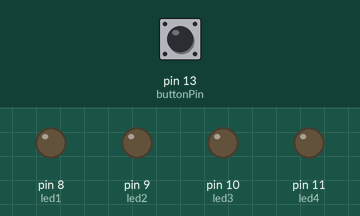
The sketch below on a simulated Arduino Uno, built with avr-gcc and run on an emulated ATmega328P. Parts: output pins drawn as LEDs (lit = HIGH). The inputs (shaded band) are chosen by the test bench; at power-on: pin 13 (buttonPin) LOW. What the sketch prints to the serial monitor is not drawn.

Above: at 1.2 s.
1.3 s: pin 13 (buttonPin) pulled HIGH for 0.15 s
At 1.39 s:
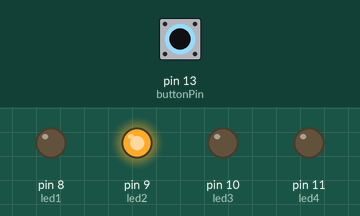
4.3 s: pin 13 (buttonPin) pulled HIGH for 1 s
At 4.47 s:
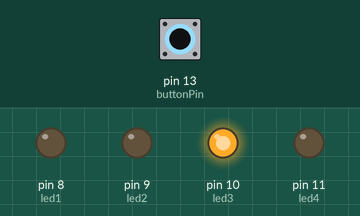
7.3 s: pin 13 (buttonPin) pulled HIGH for 3.2 s
At 9.7 s:
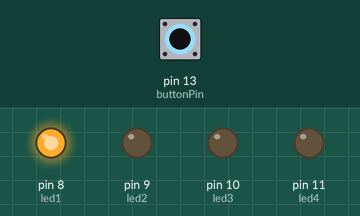
Timing chart, 0 to 13.6 s (numbered marks = the images above; inputs shaded):
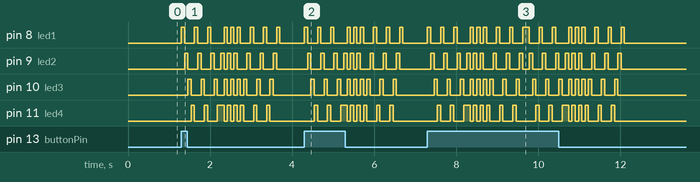

The sketch:

ButtonNLedsNKey.ino
```cpp
/*

 */

 uint8_t buf[8] = {
  0 }; 	/* Keyboard report buffer */


// constants won't change. They're used here to
// set pin numbers:
const int buttonPin = 13;     // the number of the pushbutton pin
const int led1 = 8;
const int led2 = 9;
const int led3 = 10;
const int led4 = 11;

// variables will change:
int buttonState = 0;         // variable for reading the pushbutton status

void setup() {

  Serial.begin(9600);//serial generation of the keyPress


  // initialize the LED pin as an output:
  pinMode(led1, OUTPUT);
  pinMode(led2, OUTPUT);
  pinMode(led3, OUTPUT);
  pinMode(led4, OUTPUT);
  // initialize the pushbutton pin as an input:
  pinMode(buttonPin, INPUT);
}

void loop(){
  // read the state of the pushbutton value:
  buttonState = digitalRead(buttonPin);

  // check if the pushbutton is pressed.
  // if it is, the buttonState is HIGH:
  if (buttonState == HIGH) {

  buf[2] = 22;	  // printa s haha
  Serial.write(buf, 8);	// Send keypress
  releaseKey();

    // turn LED on:
   turnLeft();
   ledsOff();
   cruz();
   ledsOff();
   turnRight();

 }

  else {
    // turn LED off:
  ledsOff();
  }
}

void releaseKey()
{
  buf[0] = 0;
  buf[2] = 0;
  Serial.write(buf, 8);	// Release key
}


void ledsOff () {
      digitalWrite(led1, LOW);
    digitalWrite(led2, LOW);
    digitalWrite(led3, LOW);
    digitalWrite(led4, LOW);
}

void turnLeft (){
    int delayVal = 80;

    for (int x=0 ; x <3 ; x++){
    digitalWrite(led1, HIGH);
    digitalWrite(led4, LOW);
    delay(delayVal);

    digitalWrite(led1, LOW);
    digitalWrite(led2, HIGH);

    delay(delayVal);

    digitalWrite(led2, LOW);
    digitalWrite(led3, HIGH);

    delay(delayVal);

    digitalWrite(led3, LOW);
    digitalWrite(led4, HIGH);

    delay(delayVal);

    }

}

void turnRight (){

    int delayVal = 80;

    for (int x=0 ; x < 3 ; x++){
    digitalWrite(led1, LOW);
    digitalWrite(led4, HIGH);
    delay(delayVal);

    digitalWrite(led3, HIGH);
    digitalWrite(led4, LOW);

    delay(delayVal);

    digitalWrite(led2, HIGH);
    digitalWrite(led3, LOW);

    delay(delayVal);

    digitalWrite(led1, HIGH);
    digitalWrite(led2, LOW);

    delay(delayVal);

    }


}

void cruz () {
    for (int x=0 ; x < 3 ; x++){
    digitalWrite(led4, HIGH);
    digitalWrite(led2, HIGH);
    digitalWrite(led1, LOW);
    digitalWrite(led3, LOW);
    delay(80);
    digitalWrite(led4, LOW);
    digitalWrite(led2, LOW);
    digitalWrite(led1, HIGH);
    digitalWrite(led3, HIGH);
    delay(80);
    }
}
```

Measured:
- after the input at 7.3 s, pin 8 (led1): LOW → HIGH at once, then moves between LOW and HIGH, repeating every 2.4 s
